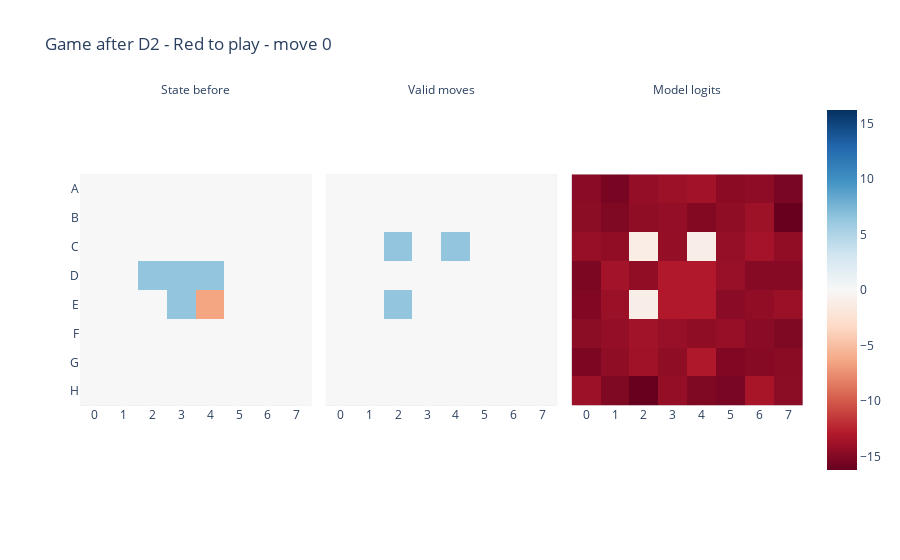
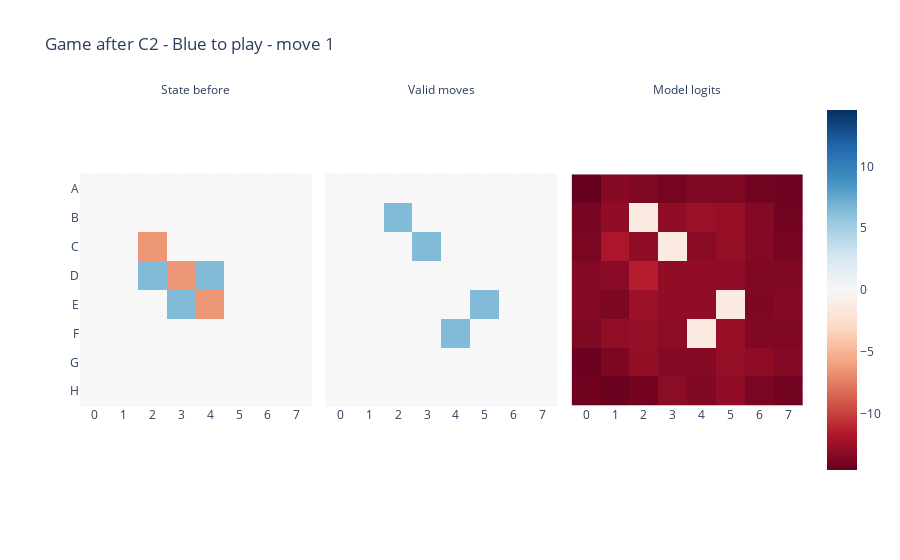

Notebook code for these charts, in order:
### Code cell
explain_game(val_tokens[0], model, 0)
explain_game(val_tokens[0], model, 1)

### Figure 1 — Plotly figure (JSON) as saved in the notebook; plotly's stock layout.template omitted (floating-point values rounded to 4 significant figures)
{"data": [{"coloraxis": "coloraxis", "hovertemplate": "x: %{x}<br>y: %{y}<br>color: %{z}<extra></extra>", "name": "0", "type": "heatmap", "x": ["0", "1", "2", "3", "4", "5", "6", "7"], "xaxis": "x", "y": ["A", "B", "C", "D", "E", "F", "G", "H"], "yaxis": "y", "z": [[0, 0, 0, 0, 0, 0, 0, 0], [0, 0, 0, 0, 0, 0, 0, 0], [0, 0, 0, 0, 0, 0, 0, 0], [0, 0, 6.442, 6.442, 6.442, 0, 0, 0], [0, 0, 0, 6.442, -6.442, 0, 0, 0], [0, 0, 0, 0, 0, 0, 0, 0], [0, 0, 0, 0, 0, 0, 0, 0], [0, 0, 0, 0, 0, 0, 0, 0]]}, {"coloraxis": "coloraxis", "hovertemplate": "x: %{x}<br>y: %{y}<br>color: %{z}<extra></extra>", "name": "1", "type": "heatmap", "x": ["0", "1", "2", "3", "4", "5", "6", "7"], "xaxis": "x2", "y": ["A", "B", "C", "D", "E", "F", "G", "H"], "yaxis": "y2", "z": [[0, 0, 0, 0, 0, 0, 0, 0], [0, 0, 0, 0, 0, 0, 0, 0], [0, 0, 6.442, 0, 6.442, 0, 0, 0], [0, 0, 0, 0, 0, 0, 0, 0], [0, 0, 6.442, 0, 0, 0, 0, 0], [0, 0, 0, 0, 0, 0, 0, 0], [0, 0, 0, 0, 0, 0, 0, 0], [0, 0, 0, 0, 0, 0, 0, 0]]}, {"coloraxis": "coloraxis", "hovertemplate": "x: %{x}<br>y: %{y}<br>color: %{z}<extra></extra>", "name": "2", "type": "heatmap", "x": ["0", "1", "2", "3", "4", "5", "6", "7"], "xaxis": "x3", "y": ["A", "B", "C", "D", "E", "F", "G", "H"], "yaxis": "y3", "z": [[-14.74, -15.48, -14.34, -13.99, -13.69, -14.69, -14.56, -15.47], [-14.67, -15.19, -14.49, -14.34, -15.03, -14.52, -13.85, -16.22], [-14.15, -14.42, -1.132, -14.29, -1.061, -14.23, -13.6, -14.43], [-15.33, -13.63, -14.41, -13, -13, -14.1, -14.89, -14.86], [-15.09, -14.01, -1.105, -13, -13, -14.7, -14.43, -14.02], [-14.67, -14.34, -13.73, -14.12, -14.49, -14.2, -14.73, -15.2], [-15.29, -14.48, -13.77, -14.46, -13.09, -15.13, -14.83, -14.77], [-13.95, -15.21, -16.23, -14.28, -15.19, -15.46, -13.43, -14.67]]}], "layout": {"annotations": [{"font": {}, "showarrow": false, "text": "State before", "x": 0.16, "xanchor": "center", "xref": "paper", "y": 1, "yanchor": "bottom", "yref": "paper"}, {"font": {}, "showarrow": false, "text": "Valid moves", "x": 0.5, "xanchor": "center", "xref": "paper", "y": 1, "yanchor": "bottom", "yref": "paper"}, {"font": {}, "showarrow": false, "text": "Model logits", "x": 0.84, "xanchor": "center", "xref": "paper", "y": 1, "yanchor": "bottom", "yref": "paper"}], "coloraxis": {"cmid": 0, "colorscale": [[0, "rgb(103,0,31)"], [0.1, "rgb(178,24,43)"], [0.2, "rgb(214,96,77)"], [0.3, "rgb(244,165,130)"], [0.4, "rgb(253,219,199)"], [0.5, "rgb(247,247,247)"], [0.6, "rgb(209,229,240)"], [0.7, "rgb(146,197,222)"], [0.8, "rgb(67,147,195)"], [0.9, "rgb(33,102,172)"], [1, "rgb(5,48,97)"]]}, "title": {"text": "Game after D2 - Red to play - move 0"}, "xaxis": {"anchor": "y", "constrain": "domain", "domain": [0, 0.32], "scaleanchor": "y"}, "xaxis2": {"anchor": "y2", "domain": [0.34, 0.66], "matches": "x"}, "xaxis3": {"anchor": "y3", "domain": [0.68, 1.0], "matches": "x"}, "yaxis": {"anchor": "x", "autorange": "reversed", "constrain": "domain", "domain": [0, 1]}, "yaxis2": {"anchor": "x2", "domain": [0, 1], "matches": "y", "showticklabels": false}, "yaxis3": {"anchor": "x3", "domain": [0, 1], "matches": "y", "showticklabels": false}}}

### Figure 2 — Plotly figure (JSON) as saved in the notebook; plotly's stock layout.template omitted (floating-point values rounded to 4 significant figures)
{"data": [{"coloraxis": "coloraxis", "hovertemplate": "x: %{x}<br>y: %{y}<br>color: %{z}<extra></extra>", "name": "0", "type": "heatmap", "x": ["0", "1", "2", "3", "4", "5", "6", "7"], "xaxis": "x", "y": ["A", "B", "C", "D", "E", "F", "G", "H"], "yaxis": "y", "z": [[0, 0, 0, 0, 0, 0, 0, 0], [0, 0, 0, 0, 0, 0, 0, 0], [0, 0, -6.442, 0, 0, 0, 0, 0], [0, 0, 6.442, -6.442, 6.442, 0, 0, 0], [0, 0, 0, 6.442, -6.442, 0, 0, 0], [0, 0, 0, 0, 0, 0, 0, 0], [0, 0, 0, 0, 0, 0, 0, 0], [0, 0, 0, 0, 0, 0, 0, 0]]}, {"coloraxis": "coloraxis", "hovertemplate": "x: %{x}<br>y: %{y}<br>color: %{z}<extra></extra>", "name": "1", "type": "heatmap", "x": ["0", "1", "2", "3", "4", "5", "6", "7"], "xaxis": "x2", "y": ["A", "B", "C", "D", "E", "F", "G", "H"], "yaxis": "y2", "z": [[0, 0, 0, 0, 0, 0, 0, 0], [0, 0, 6.442, 0, 0, 0, 0, 0], [0, 0, 0, 6.442, 0, 0, 0, 0], [0, 0, 0, 0, 0, 0, 0, 0], [0, 0, 0, 0, 0, 6.442, 0, 0], [0, 0, 0, 0, 6.442, 0, 0, 0], [0, 0, 0, 0, 0, 0, 0, 0], [0, 0, 0, 0, 0, 0, 0, 0]]}, {"coloraxis": "coloraxis", "hovertemplate": "x: %{x}<br>y: %{y}<br>color: %{z}<extra></extra>", "name": "2", "type": "heatmap", "x": ["0", "1", "2", "3", "4", "5", "6", "7"], "xaxis": "x3", "y": ["A", "B", "C", "D", "E", "F", "G", "H"], "yaxis": "y3", "z": [[-14.58, -13.33, -13.66, -13.97, -13.52, -13.6, -14.15, -14.32], [-13.93, -13.0, -1.371, -13.0, -12.63, -12.72, -13.43, -14.11], [-13.82, -11.94, -12.98, -1.4, -13.25, -12.77, -13.43, -13.96], [-13.43, -13.23, -11.45, -13, -13, -13.06, -13.58, -13.56], [-13.45, -13.76, -12.56, -13, -13, -1.377, -13.67, -13.44], [-13.65, -12.9, -12.8, -13.13, -1.399, -12.67, -13.58, -13.57], [-14.36, -13.73, -12.83, -13.44, -13.36, -12.8, -13.04, -13.44], [-14.2, -14.51, -14.05, -13.16, -13.56, -13.0, -13.88, -14.11]]}], "layout": {"annotations": [{"font": {}, "showarrow": false, "text": "State before", "x": 0.16, "xanchor": "center", "xref": "paper", "y": 1, "yanchor": "bottom", "yref": "paper"}, {"font": {}, "showarrow": false, "text": "Valid moves", "x": 0.5, "xanchor": "center", "xref": "paper", "y": 1, "yanchor": "bottom", "yref": "paper"}, {"font": {}, "showarrow": false, "text": "Model logits", "x": 0.84, "xanchor": "center", "xref": "paper", "y": 1, "yanchor": "bottom", "yref": "paper"}], "coloraxis": {"cmid": 0, "colorscale": [[0, "rgb(103,0,31)"], [0.1, "rgb(178,24,43)"], [0.2, "rgb(214,96,77)"], [0.3, "rgb(244,165,130)"], [0.4, "rgb(253,219,199)"], [0.5, "rgb(247,247,247)"], [0.6, "rgb(209,229,240)"], [0.7, "rgb(146,197,222)"], [0.8, "rgb(67,147,195)"], [0.9, "rgb(33,102,172)"], [1, "rgb(5,48,97)"]]}, "title": {"text": "Game after C2 - Blue to play - move 1"}, "xaxis": {"anchor": "y", "constrain": "domain", "domain": [0, 0.32], "scaleanchor": "y"}, "xaxis2": {"anchor": "y2", "domain": [0.34, 0.66], "matches": "x"}, "xaxis3": {"anchor": "y3", "domain": [0.68, 1.0], "matches": "x"}, "yaxis": {"anchor": "x", "autorange": "reversed", "constrain": "domain", "domain": [0, 1]}, "yaxis2": {"anchor": "x2", "domain": [0, 1], "matches": "y", "showticklabels": false}, "yaxis3": {"anchor": "x3", "domain": [0, 1], "matches": "y", "showticklabels": false}}}
